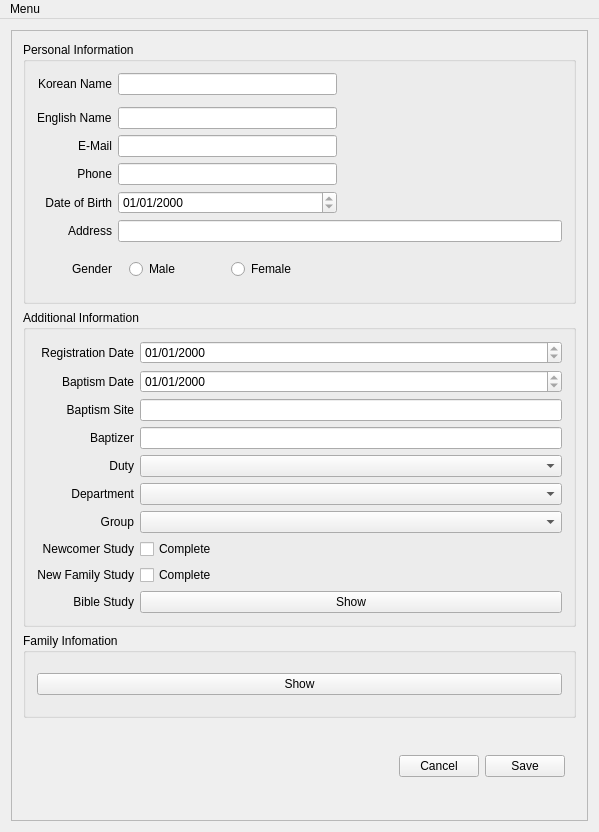
<?xml version="1.0" encoding="UTF-8"?>
<ui version="4.0">
 <class>ViewMember</class>
 <widget class="QMainWindow" name="ViewMember">
  <property name="geometry">
   <rect>
    <x>0</x>
    <y>0</y>
    <width>599</width>
    <height>832</height>
   </rect>
  </property>
  <property name="windowTitle">
   <string>View Member Info</string>
  </property>
  <widget class="QWidget" name="centralWidget">
   <layout class="QVBoxLayout" name="verticalLayout">
    <property name="sizeConstraint">
     <enum>QLayout::SetMaximumSize</enum>
    </property>
    <item>
     <widget class="QFrame" name="frame">
      <property name="frameShape">
       <enum>QFrame::StyledPanel</enum>
      </property>
      <property name="frameShadow">
       <enum>QFrame::Raised</enum>
      </property>
      <layout class="QVBoxLayout" name="verticalLayout_2">
       <item>
        <widget class="QGroupBox" name="groupBox">
         <property name="title">
          <string>Personal Information</string>
         </property>
         <layout class="QGridLayout" name="gridLayout">
          <item row="3" column="0">
           <widget class="QLabel" name="lbl_email">
            <property name="text">
             <string>E-Mail</string>
            </property>
            <property name="alignment">
             <set>Qt::AlignRight|Qt::AlignTrailing|Qt::AlignVCenter</set>
            </property>
           </widget>
          </item>
          <item row="4" column="0">
           <widget class="QLabel" name="lbl_phone">
            <property name="text">
             <string> Phone</string>
            </property>
            <property name="alignment">
             <set>Qt::AlignRight|Qt::AlignTrailing|Qt::AlignVCenter</set>
            </property>
           </widget>
          </item>
          <item row="0" column="1">
           <widget class="QLineEdit" name="tb_kor_name">
            <property name="readOnly">
             <bool>true</bool>
            </property>
           </widget>
          </item>
          <item row="3" column="1">
           <widget class="QLineEdit" name="tb_email">
            <property name="readOnly">
             <bool>true</bool>
            </property>
           </widget>
          </item>
          <item row="5" column="1">
           <widget class="QDateEdit" name="de_dob">
            <property name="readOnly">
             <bool>true</bool>
            </property>
            <property name="displayFormat">
             <string>MM/dd/yyyy</string>
            </property>
            <property name="calendarPopup">
             <bool>false</bool>
            </property>
           </widget>
          </item>
          <item row="0" column="0">
           <widget class="QLabel" name="lbl_kor_name">
            <property name="text">
             <string>Korean Name</string>
            </property>
            <property name="alignment">
             <set>Qt::AlignRight|Qt::AlignTrailing|Qt::AlignVCenter</set>
            </property>
           </widget>
          </item>
          <item row="2" column="0">
           <widget class="QLabel" name="lbl_eng_name">
            <property name="text">
             <string>English Name</string>
            </property>
           </widget>
          </item>
          <item row="4" column="1">
           <widget class="QLineEdit" name="tb_phone">
            <property name="readOnly">
             <bool>true</bool>
            </property>
           </widget>
          </item>
          <item row="2" column="1">
           <widget class="QLineEdit" name="tb_eng_name">
            <property name="readOnly">
             <bool>true</bool>
            </property>
           </widget>
          </item>
          <item row="5" column="0">
           <widget class="QLabel" name="lbl_birthday">
            <property name="text">
             <string>Date of Birth</string>
            </property>
            <property name="alignment">
             <set>Qt::AlignRight|Qt::AlignTrailing|Qt::AlignVCenter</set>
            </property>
           </widget>
          </item>
          <item row="7" column="0">
           <widget class="QLabel" name="lbl_gender">
            <property name="text">
             <string>Gender</string>
            </property>
            <property name="alignment">
             <set>Qt::AlignRight|Qt::AlignTrailing|Qt::AlignVCenter</set>
            </property>
           </widget>
          </item>
          <item row="7" column="2">
           <spacer name="horizontalSpacer_2">
            <property name="orientation">
             <enum>Qt::Horizontal</enum>
            </property>
            <property name="sizeHint" stdset="0">
             <size>
              <width>40</width>
              <height>20</height>
             </size>
            </property>
           </spacer>
          </item>
          <item row="7" column="1">
           <widget class="QFrame" name="frame_3">
            <property name="frameShape">
             <enum>QFrame::NoFrame</enum>
            </property>
            <property name="frameShadow">
             <enum>QFrame::Raised</enum>
            </property>
            <layout class="QHBoxLayout" name="horizontalLayout">
             <item>
              <widget class="QRadioButton" name="rb_gender_male">
               <property name="text">
                <string>Male</string>
               </property>
               <property name="checkable">
                <bool>true</bool>
               </property>
              </widget>
             </item>
             <item>
              <widget class="QRadioButton" name="rb_gender_female">
               <property name="text">
                <string>Female</string>
               </property>
               <property name="checkable">
                <bool>true</bool>
               </property>
              </widget>
             </item>
            </layout>
           </widget>
          </item>
          <item row="0" column="2" rowspan="6">
           <widget class="QLabel" name="lbl_pic_view">
            <property name="text">
             <string/>
            </property>
           </widget>
          </item>
          <item row="6" column="0">
           <widget class="QLabel" name="label">
            <property name="text">
             <string>Address</string>
            </property>
            <property name="alignment">
             <set>Qt::AlignRight|Qt::AlignTrailing|Qt::AlignVCenter</set>
            </property>
           </widget>
          </item>
          <item row="6" column="1" colspan="2">
           <widget class="QLineEdit" name="tb_address">
            <property name="readOnly">
             <bool>true</bool>
            </property>
           </widget>
          </item>
         </layout>
        </widget>
       </item>
       <item>
        <widget class="QGroupBox" name="groupBox_2">
         <property name="title">
          <string>Additional Information</string>
         </property>
         <layout class="QGridLayout" name="gridLayout_2">
          <item row="4" column="1">
           <widget class="QComboBox" name="cb_duty">
            <property name="enabled">
             <bool>true</bool>
            </property>
            <property name="editable">
             <bool>false</bool>
            </property>
           </widget>
          </item>
          <item row="4" column="0">
           <widget class="QLabel" name="lbl_duty">
            <property name="text">
             <string>Duty</string>
            </property>
            <property name="alignment">
             <set>Qt::AlignRight|Qt::AlignTrailing|Qt::AlignVCenter</set>
            </property>
           </widget>
          </item>
          <item row="2" column="1">
           <widget class="QLineEdit" name="tb_baptism_place">
            <property name="readOnly">
             <bool>true</bool>
            </property>
           </widget>
          </item>
          <item row="1" column="0">
           <widget class="QLabel" name="lbl_baptism_date">
            <property name="text">
             <string>Baptism Date</string>
            </property>
            <property name="alignment">
             <set>Qt::AlignRight|Qt::AlignTrailing|Qt::AlignVCenter</set>
            </property>
           </widget>
          </item>
          <item row="9" column="1">
           <widget class="QPushButton" name="btn_show_bible_study">
            <property name="text">
             <string>Show</string>
            </property>
           </widget>
          </item>
          <item row="8" column="0">
           <widget class="QLabel" name="lbl_new_family_study">
            <property name="text">
             <string>New Family Study</string>
            </property>
            <property name="alignment">
             <set>Qt::AlignRight|Qt::AlignTrailing|Qt::AlignVCenter</set>
            </property>
           </widget>
          </item>
          <item row="0" column="1">
           <widget class="QDateEdit" name="de_reg">
            <property name="readOnly">
             <bool>true</bool>
            </property>
            <property name="displayFormat">
             <string>MM/dd/yyyy</string>
            </property>
            <property name="calendarPopup">
             <bool>false</bool>
            </property>
           </widget>
          </item>
          <item row="9" column="0">
           <widget class="QLabel" name="label_12">
            <property name="text">
             <string>Bible Study</string>
            </property>
            <property name="alignment">
             <set>Qt::AlignRight|Qt::AlignTrailing|Qt::AlignVCenter</set>
            </property>
           </widget>
          </item>
          <item row="7" column="1">
           <widget class="QCheckBox" name="chk_new_comer_study">
            <property name="text">
             <string>Complete</string>
            </property>
            <property name="checkable">
             <bool>true</bool>
            </property>
           </widget>
          </item>
          <item row="3" column="1">
           <widget class="QLineEdit" name="tb_baptism_by">
            <property name="enabled">
             <bool>true</bool>
            </property>
            <property name="readOnly">
             <bool>true</bool>
            </property>
           </widget>
          </item>
          <item row="0" column="0">
           <widget class="QLabel" name="lbl_register_date">
            <property name="text">
             <string>Registration Date</string>
            </property>
            <property name="alignment">
             <set>Qt::AlignRight|Qt::AlignTrailing|Qt::AlignVCenter</set>
            </property>
           </widget>
          </item>
          <item row="8" column="1">
           <widget class="QCheckBox" name="chk_new_family_study">
            <property name="enabled">
             <bool>true</bool>
            </property>
            <property name="text">
             <string>Complete</string>
            </property>
            <property name="checkable">
             <bool>true</bool>
            </property>
            <property name="checked">
             <bool>false</bool>
            </property>
           </widget>
          </item>
          <item row="5" column="1">
           <widget class="QComboBox" name="cb_dept"/>
          </item>
          <item row="5" column="0">
           <widget class="QLabel" name="label_2">
            <property name="text">
             <string>Department</string>
            </property>
            <property name="alignment">
             <set>Qt::AlignRight|Qt::AlignTrailing|Qt::AlignVCenter</set>
            </property>
           </widget>
          </item>
          <item row="1" column="1">
           <widget class="QDateEdit" name="de_bap">
            <property name="readOnly">
             <bool>true</bool>
            </property>
            <property name="displayFormat">
             <string>MM/dd/yyyy</string>
            </property>
            <property name="calendarPopup">
             <bool>false</bool>
            </property>
           </widget>
          </item>
          <item row="7" column="0">
           <widget class="QLabel" name="lbl_new_comer_study">
            <property name="text">
             <string>Newcomer Study</string>
            </property>
            <property name="alignment">
             <set>Qt::AlignRight|Qt::AlignTrailing|Qt::AlignVCenter</set>
            </property>
           </widget>
          </item>
          <item row="3" column="0">
           <widget class="QLabel" name="lbl_baptism_by">
            <property name="text">
             <string>Baptizer</string>
            </property>
            <property name="alignment">
             <set>Qt::AlignRight|Qt::AlignTrailing|Qt::AlignVCenter</set>
            </property>
           </widget>
          </item>
          <item row="2" column="0">
           <widget class="QLabel" name="lbl_baptism_place">
            <property name="text">
             <string>Baptism Site</string>
            </property>
            <property name="alignment">
             <set>Qt::AlignRight|Qt::AlignTrailing|Qt::AlignVCenter</set>
            </property>
           </widget>
          </item>
          <item row="6" column="0">
           <widget class="QLabel" name="label_3">
            <property name="text">
             <string>Group</string>
            </property>
            <property name="alignment">
             <set>Qt::AlignRight|Qt::AlignTrailing|Qt::AlignVCenter</set>
            </property>
           </widget>
          </item>
          <item row="6" column="1">
           <widget class="QComboBox" name="cb_group"/>
          </item>
         </layout>
        </widget>
       </item>
       <item>
        <widget class="QGroupBox" name="groupBox_3">
         <property name="title">
          <string>Family Infomation</string>
         </property>
         <layout class="QVBoxLayout" name="verticalLayout_3">
          <item>
           <widget class="QPushButton" name="btn_show">
            <property name="text">
             <string>Show</string>
            </property>
           </widget>
          </item>
         </layout>
        </widget>
       </item>
       <item>
        <widget class="QFrame" name="frame_2">
         <property name="sizePolicy">
          <sizepolicy hsizetype="Minimum" vsizetype="Minimum">
           <horstretch>0</horstretch>
           <verstretch>0</verstretch>
          </sizepolicy>
         </property>
         <property name="frameShape">
          <enum>QFrame::NoFrame</enum>
         </property>
         <property name="frameShadow">
          <enum>QFrame::Plain</enum>
         </property>
         <property name="lineWidth">
          <number>0</number>
         </property>
         <layout class="QHBoxLayout" name="horizontalLayout_2">
          <item>
           <spacer name="horizontalSpacer">
            <property name="orientation">
             <enum>Qt::Horizontal</enum>
            </property>
            <property name="sizeHint" stdset="0">
             <size>
              <width>40</width>
              <height>20</height>
             </size>
            </property>
           </spacer>
          </item>
          <item>
           <widget class="QPushButton" name="btn_cancel">
            <property name="text">
             <string>Cancel</string>
            </property>
           </widget>
          </item>
          <item>
           <widget class="QPushButton" name="btn_save">
            <property name="text">
             <string>Save</string>
            </property>
           </widget>
          </item>
         </layout>
        </widget>
       </item>
      </layout>
     </widget>
    </item>
   </layout>
  </widget>
  <widget class="QMenuBar" name="menuBar">
   <property name="geometry">
    <rect>
     <x>0</x>
     <y>0</y>
     <width>599</width>
     <height>22</height>
    </rect>
   </property>
   <property name="defaultUp">
    <bool>true</bool>
   </property>
   <widget class="QMenu" name="menuMenu">
    <property name="title">
     <string>Menu</string>
    </property>
    <addaction name="actionfiles"/>
    <addaction name="actionnew"/>
    <addaction name="actionedit"/>
   </widget>
   <addaction name="menuMenu"/>
  </widget>
  <action name="actionfiles">
   <property name="text">
    <string>files</string>
   </property>
  </action>
  <action name="actionnew">
   <property name="text">
    <string>new</string>
   </property>
  </action>
  <action name="actionedit">
   <property name="text">
    <string>edit</string>
   </property>
  </action>
 </widget>
 <layoutdefault spacing="6" margin="11"/>
 <resources/>
 <connections/>
</ui>
